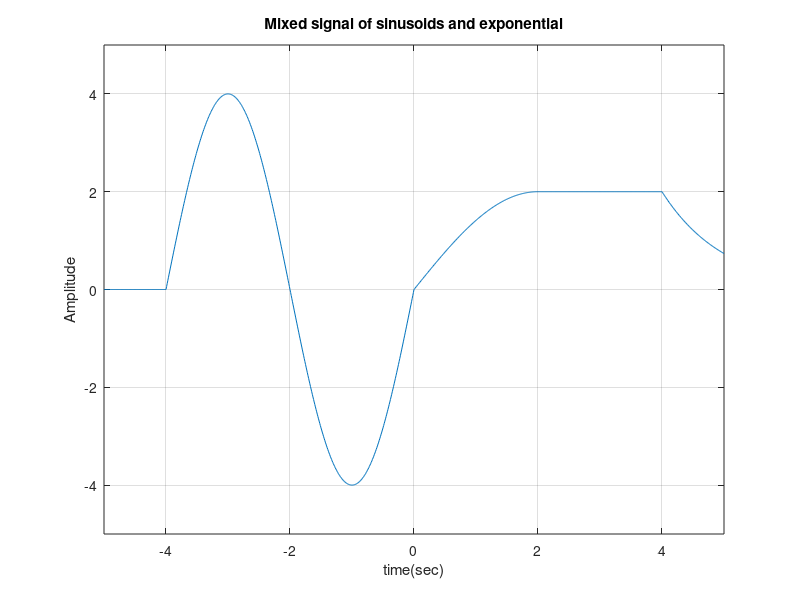

Recreate this plot in MATLAB.
ts=0.01;
t=[-5:ts:5]';
x=zeros(size(t));
x(101:501)=4*sin(0.5*pi*t(101:501));
x(501:701)=2*sin(0.25*pi*t(501:701));
x(701:901)=2;
x(901:1001)=2*exp(-1*(t(901:1001)-4));
plot(t,x); axis([-5 5 -5 5]);
grid; title('Mixed signal of sinusoids and exponential');
xlabel('time(sec)'); ylabel('Amplitude');